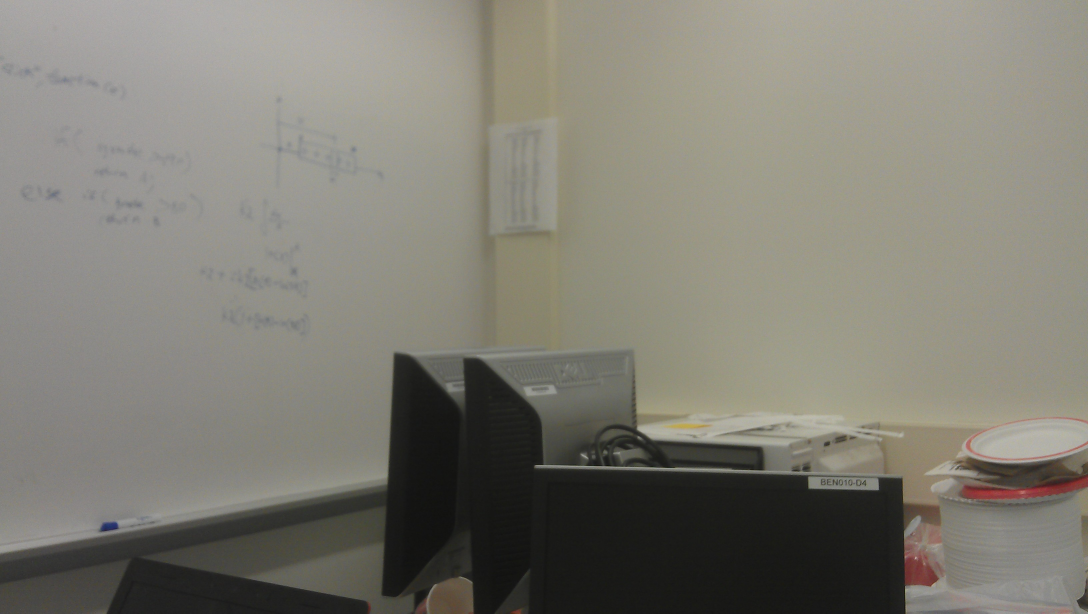
//> input picture PaintTheWorld/Original.jpg, 3264 x 1840 px (shown at 1/3 size)
$ ./main   (built with g++ and OpenCV 4, older OpenCV classes emulated)
//> lines starting //> are read from the running program, lines starting //| are printed output that depends on the picture
//
//  main.cpp
//  PaintTheWorld
//
//  Created by Andy Oberlin on 3/13/13.
//  Copyright (c) 2013 RememerMe. All rights reserved.
//

// Example showing how to read and write images
#include <opencv2/opencv.hpp>
#include <opencv2/highgui/highgui.hpp>
#include <opencv2/features2d/features2d.hpp>
#include <opencv2/nonfree/features2d.hpp>
#include <opencv2/core/core.hpp>
#include <queue>

#define NUM_KEYPOINTS 500
#define NUM_CLOSEST 5

using namespace cv;

int mouseDown = 0;

struct Signature {
    KeyPoint pt;
    double* descriptor;
} typedef Signature;

struct KeyPointDistPair {
    KeyPoint pt;
    double distance;
} typedef KeyPointDistPair;

static bool operator <(const KeyPointDistPair& a, const KeyPointDistPair& b) {
    return a.distance < b.distance;
}

// [5 lines left out: function distance, not called in this run]

static double findAngle(double a, double b, double c) {
    return acos((b*b + c*c - a*a) / (2*b*c));
}

// [83 lines left out: functions getSignatures, drawCircle, onClick, not called in this run]

int main(int argc, char** argv) {
    // Instantiate the Feature Detector
    SiftFeatureDetector detector(NUM_KEYPOINTS);

    /*
    ---------------------------------------------------------------------

        Load original image and detect keypoints and get signatures

    ---------------------------------------------------------------------
    */

    vector<KeyPoint> originalKeypoints;
    Mat originalKeypointsImage;

    // load the image to display
    Mat original = imread( "Original.jpg", CV_LOAD_IMAGE_GRAYSCALE );
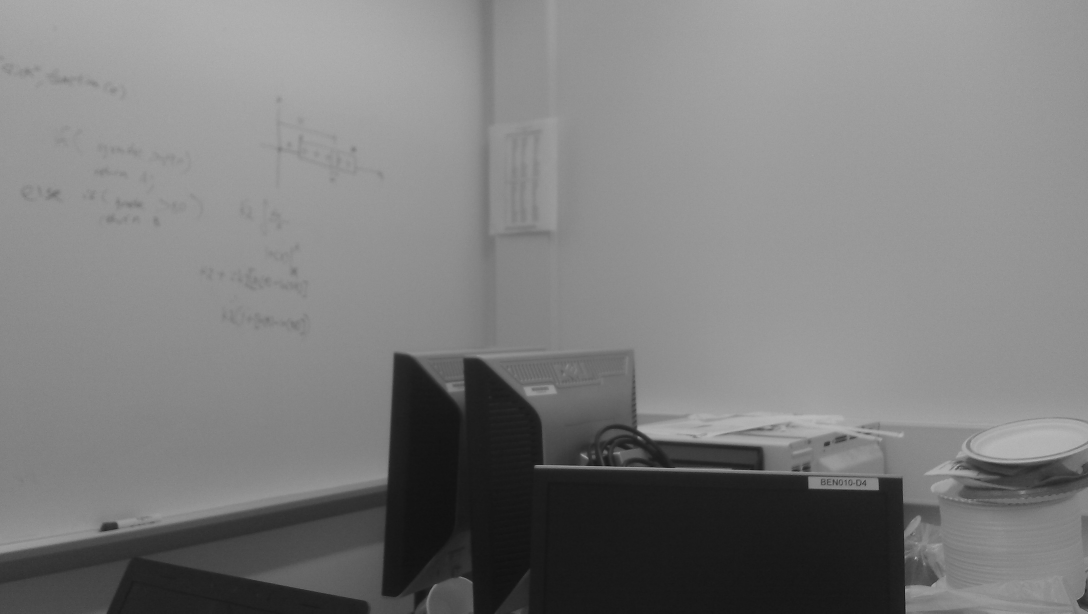
//> original: 1840 rows x 3264 cols, CV_8UC1 (shown at 1/3 size); min 6, max 201, mean 125.5

    if( !original.data ) {
        std::cout <<  "Could not open or find the image" << std::endl;
        return -1;
    }

    // resize image to display in window
    Size size = original.size();
//> size = Size(3264, 1840)
    float ratio = 1000*size.height/size.width;
//> ratio = 563

    Mat originalResize;

    //resize(original, originalResize, Size(1000, ratio));

    // Create a window in which the captured images will be presented
    cvNamedWindow( "OpenCVCamera", CV_WINDOW_AUTOSIZE );

    //imshow("OpenCVCamera", originalResize );

    // detect and draw the keypoints
    detector.detect(original, originalKeypoints);
//> originalKeypoints = 496 keypoints; strongest (x, y, size): (1612, 1399, 9.1), (2747, 1674, 4.1), (2581, 1454, 2), (2442, 1451, 23.7)

    //Signature originalSignatures[NUM_KEYPOINTS];

    //getSignatures(originalKeypoints, originalSignatures);

    SiftDescriptorExtractor extractor;
    Mat originalDescriptors;

    extractor.compute(original, originalKeypoints, originalDescriptors);

    if (originalDescriptors.type() != CV_32F) {
        originalDescriptors.convertTo(originalDescriptors, CV_32F);
    }

    /*
     --------------------------------------------------------------------------------------

     Enter drawing phase: The user draws on the image and we map the drawing to keypoints

     --------------------------------------------------------------------------------------

    cvSetMouseCallback("OpenCVCamera", onClick, (void*) &originalResize);

    waitKey(0);
    */

    /*
     ---------------------------------------------------------------------

     Load translated image and detect keypoints and get signatures

     ---------------------------------------------------------------------
     */

    vector<KeyPoint> translateKeypoints;
    Mat translateKeypointsImage;

    // load the image to display
    Mat translate = imread( "Translate.jpg", CV_LOAD_IMAGE_GRAYSCALE );
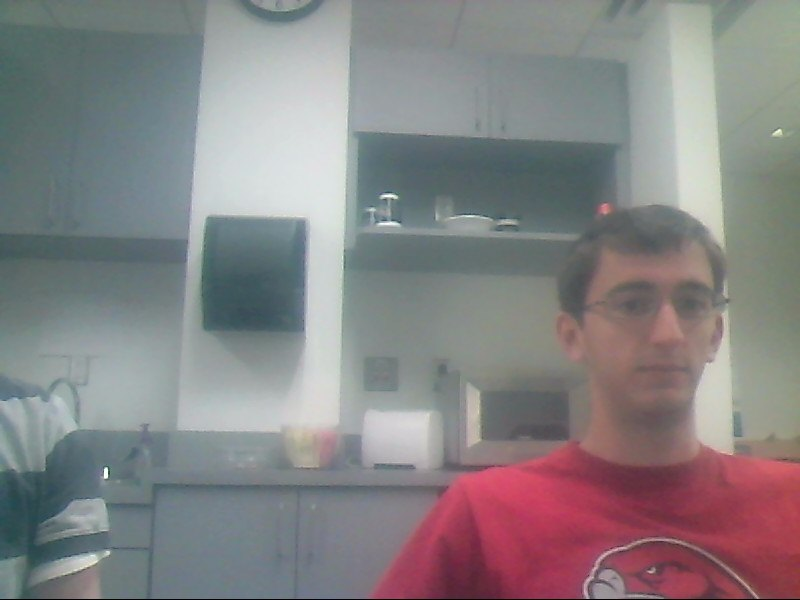
//> input picture PaintTheWorld/Translate.jpg, 800 x 600 px
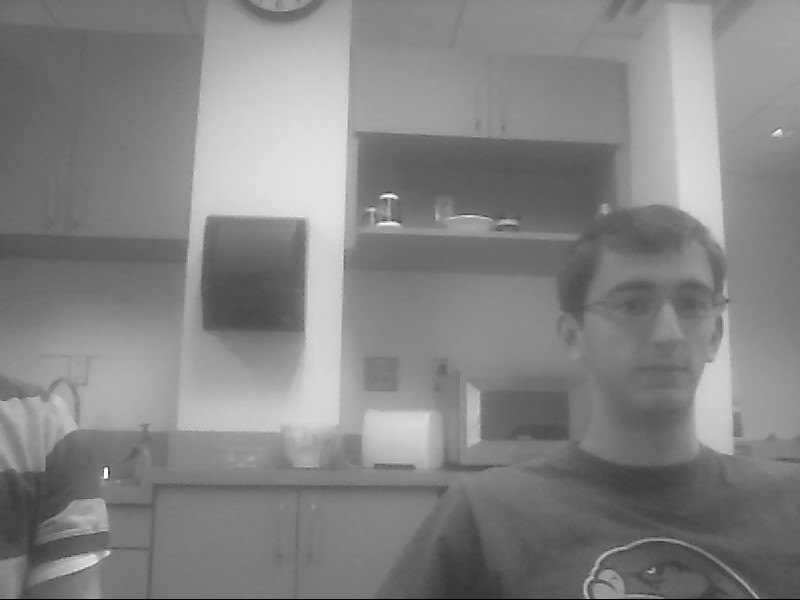
//> translate: 600 rows x 800 cols, CV_8UC1; min 0, max 255, mean 132.1

    if( !translate.data ) {
        std::cout <<  "Could not open or find the image" << std::endl;
        return -1;
    }

    // detect and draw the keypoints
    detector.detect(translate, translateKeypoints);
//> translateKeypoints = 215 keypoints; strongest (x, y, size): (106, 470, 3), (106, 475, 3.4), (252, 291, 70.3), (108, 553, 3.5)

    //Signature translateSignatures[NUM_KEYPOINTS];

    //getSignatures(translateKeypoints, translateSignatures);

    Mat translateDescriptors;

    extractor.compute(translate, translateKeypoints, translateDescriptors);

    if (translateDescriptors.type() != CV_32F) {
        translateDescriptors.convertTo(translateDescriptors, CV_32F);
    }

    FlannBasedMatcher matcher;
    std::vector< DMatch > matches;
    matcher.match( originalDescriptors, translateDescriptors, matches);
//> matches = 496 matches

    double max_dist = 0; double min_dist = 200;

    //-- Quick calculation of max and min distances between keypoints
    for( int i = 0; i < originalDescriptors.rows; i++ ) {
        double dist = matches[i].distance;
        if( dist < min_dist ) min_dist = dist;
        if( dist > max_dist ) max_dist = dist;
    }
//> this loop made 496 passes
//> (dist, max_dist) on passes 1, 3, 4, 242, 291, 319: (368.3, 368.3), (431.1, 431.1), (459.1, 459.1), (461.9, 461.9), (474.2, 474.2), (480.6, 480.6)
//> (dist, min_dist) on passes 2, 17, 21, 155, 156, 163: (108.7, 108.7), (103.5, 103.5), (93.11, 93.11), (92.14, 92.14), (77.56, 77.56), (72.8, 72.8)
//> after the loop, min_dist = 72.8; max_dist = 480.6

    std::vector<DMatch> goodMatches;

    for (int i = 0; i < originalDescriptors.rows; i++ ) {
        if (matches[i].distance < 2*min_dist) {
            goodMatches.push_back( matches[i]);
        }
    }

    //-- Draw only "good" matches
    Mat imgMatches;
    drawMatches( original, originalKeypoints, translate, translateKeypoints,
                goodMatches, imgMatches, Scalar::all(-1), Scalar::all(-1),
                vector<char>(), DrawMatchesFlags::NOT_DRAW_SINGLE_POINTS );
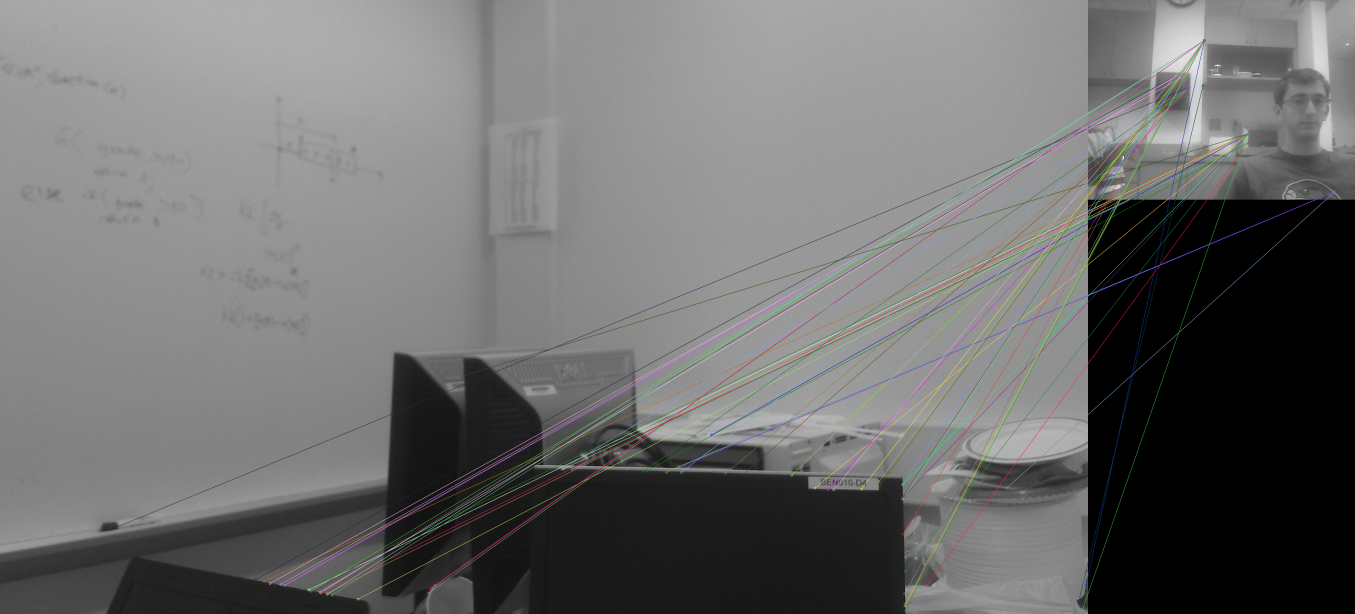
//> imgMatches: 1840 rows x 4064 cols, CV_8UC3 (shown at 1/3 size); mean B, G, R 109.4, 109.6, 109.6

    //-- Show detected matches
    resize(imgMatches, originalResize, Size(1000, ratio));
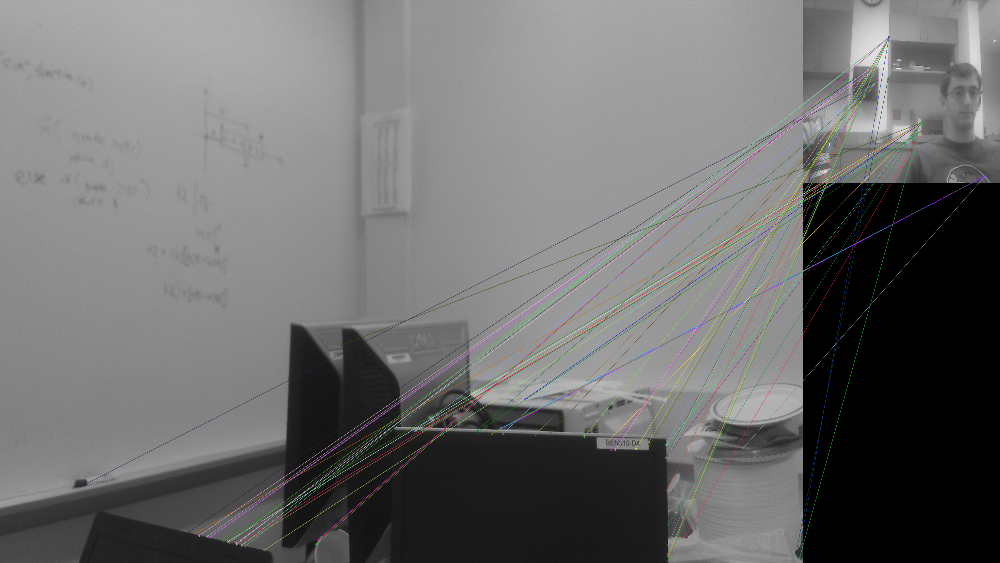
//> originalResize: 563 rows x 1000 cols, CV_8UC3; mean B, G, R 109.2, 109.5, 109.5

    imshow( "OpenCVCamera", originalResize );

    /*
     ---------------------------------------------------------------------------

     Compare signatures and figure out if we are looking at something similar

     ---------------------------------------------------------------------------
     */
    waitKey(0);


    // [9 lines of commented-out code are left out]
    cvDestroyWindow( "OpenCVCamera" );

    return 0;
}
